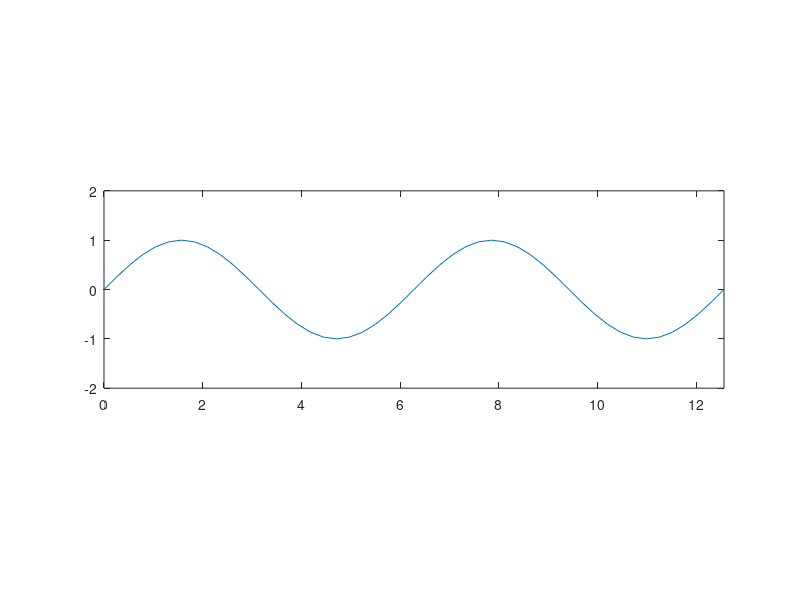

Recreate this plot in MATLAB.
function M= LiveSin()
r=1;
X=(0:pi/12:4*pi); Y=sin(X);
sz=length(0:0.1:5);
M(sz) = struct('cdata',[],'colormap',[]);
for t=0:0.1:10
    x=t/5*4*pi;
    y=sin(x);
    n=[-cos(x),1]./sqrt(cos(x)^2+1);
    x = x+n(1)*r; y = y+n(2)*r;
    phi=(0:pi/12:2*pi);
    CX=x+cos(phi)*r; CY=y+sin(phi)*r;
    plot(X,Y,CX,CY);
    xlim([0,4*pi]); ylim([-1-r,1+r]);
    axis equal;
    M(fix(t*10+1))=getframe();
end
movie(M);
end